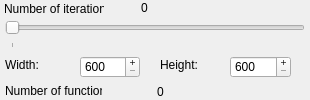
<ui version="4.0" >
 <class>mainOpt</class>
 <widget class="QWidget" name="mainOpt" >
  <property name="geometry" >
   <rect>
    <x>0</x>
    <y>0</y>
    <width>310</width>
    <height>100</height>
   </rect>
  </property>
  <property name="sizePolicy" >
   <sizepolicy>
    <hsizetype>0</hsizetype>
    <vsizetype>0</vsizetype>
    <horstretch>0</horstretch>
    <verstretch>0</verstretch>
   </sizepolicy>
  </property>
  <property name="minimumSize" >
   <size>
    <width>310</width>
    <height>100</height>
   </size>
  </property>
  <property name="maximumSize" >
   <size>
    <width>310</width>
    <height>100</height>
   </size>
  </property>
  <property name="contextMenuPolicy" >
   <enum>Qt::NoContextMenu</enum>
  </property>
  <property name="windowTitle" >
   <string/>
  </property>
  <property name="windowIcon" >
   <iconset/>
  </property>
  <widget class="QLabel" name="label" >
   <property name="geometry" >
    <rect>
     <x>5</x>
     <y>83</y>
     <width>97</width>
     <height>16</height>
    </rect>
   </property>
   <property name="sizePolicy" >
    <sizepolicy>
     <hsizetype>0</hsizetype>
     <vsizetype>0</vsizetype>
     <horstretch>0</horstretch>
     <verstretch>0</verstretch>
    </sizepolicy>
   </property>
   <property name="text" >
    <string>Number of functions:</string>
   </property>
  </widget>
  <widget class="QLabel" name="functionsCount" >
   <property name="geometry" >
    <rect>
     <x>135</x>
     <y>81</y>
     <width>51</width>
     <height>21</height>
    </rect>
   </property>
   <property name="text" >
    <string>0</string>
   </property>
   <property name="scaledContents" >
    <bool>true</bool>
   </property>
   <property name="alignment" >
    <set>Qt::AlignCenter</set>
   </property>
   <property name="textInteractionFlags" >
    <enum>Qt::NoTextInteraction</enum>
   </property>
  </widget>
  <widget class="QLabel" name="labelIterationsValue" >
   <property name="geometry" >
    <rect>
     <x>104</x>
     <y>0</y>
     <width>81</width>
     <height>16</height>
    </rect>
   </property>
   <property name="text" >
    <string>0</string>
   </property>
   <property name="alignment" >
    <set>Qt::AlignCenter</set>
   </property>
   <property name="buddy" >
    <cstring>iterationSlider</cstring>
   </property>
  </widget>
  <widget class="QLabel" name="labelIterations" >
   <property name="geometry" >
    <rect>
     <x>4</x>
     <y>1</y>
     <width>100</width>
     <height>16</height>
    </rect>
   </property>
   <property name="sizePolicy" >
    <sizepolicy>
     <hsizetype>0</hsizetype>
     <vsizetype>0</vsizetype>
     <horstretch>0</horstretch>
     <verstretch>0</verstretch>
    </sizepolicy>
   </property>
   <property name="text" >
    <string>Number of iterations:</string>
   </property>
   <property name="buddy" >
    <cstring>iterationSlider</cstring>
   </property>
  </widget>
  <widget class="QLabel" name="labelWidth" >
   <property name="geometry" >
    <rect>
     <x>5</x>
     <y>58</y>
     <width>46</width>
     <height>14</height>
    </rect>
   </property>
   <property name="sizePolicy" >
    <sizepolicy>
     <hsizetype>0</hsizetype>
     <vsizetype>0</vsizetype>
     <horstretch>0</horstretch>
     <verstretch>0</verstretch>
    </sizepolicy>
   </property>
   <property name="text" >
    <string>Width:</string>
   </property>
   <property name="buddy" >
    <cstring>spinBoxWidth</cstring>
   </property>
  </widget>
  <widget class="QSpinBox" name="spinBoxHeight" >
   <property name="geometry" >
    <rect>
     <x>230</x>
     <y>56</y>
     <width>61</width>
     <height>22</height>
    </rect>
   </property>
   <property name="autoFillBackground" >
    <bool>false</bool>
   </property>
   <property name="buttonSymbols" >
    <enum>QAbstractSpinBox::PlusMinus</enum>
   </property>
   <property name="accelerated" >
    <bool>true</bool>
   </property>
   <property name="correctionMode" >
    <enum>QAbstractSpinBox::CorrectToNearestValue</enum>
   </property>
   <property name="maximum" >
    <number>4000</number>
   </property>
   <property name="minimum" >
    <number>600</number>
   </property>
   <property name="value" >
    <number>600</number>
   </property>
  </widget>
  <widget class="QSpinBox" name="spinBoxWidth" >
   <property name="geometry" >
    <rect>
     <x>80</x>
     <y>56</y>
     <width>60</width>
     <height>22</height>
    </rect>
   </property>
   <property name="sizePolicy" >
    <sizepolicy>
     <hsizetype>0</hsizetype>
     <vsizetype>0</vsizetype>
     <horstretch>0</horstretch>
     <verstretch>0</verstretch>
    </sizepolicy>
   </property>
   <property name="autoFillBackground" >
    <bool>false</bool>
   </property>
   <property name="buttonSymbols" >
    <enum>QAbstractSpinBox::PlusMinus</enum>
   </property>
   <property name="accelerated" >
    <bool>true</bool>
   </property>
   <property name="correctionMode" >
    <enum>QAbstractSpinBox::CorrectToNearestValue</enum>
   </property>
   <property name="maximum" >
    <number>4000</number>
   </property>
   <property name="minimum" >
    <number>600</number>
   </property>
   <property name="value" >
    <number>600</number>
   </property>
  </widget>
  <widget class="QLabel" name="labelHeight" >
   <property name="geometry" >
    <rect>
     <x>160</x>
     <y>58</y>
     <width>46</width>
     <height>14</height>
    </rect>
   </property>
   <property name="sizePolicy" >
    <sizepolicy>
     <hsizetype>0</hsizetype>
     <vsizetype>0</vsizetype>
     <horstretch>0</horstretch>
     <verstretch>0</verstretch>
    </sizepolicy>
   </property>
   <property name="text" >
    <string>Height:</string>
   </property>
   <property name="buddy" >
    <cstring>spinBoxHeight</cstring>
   </property>
  </widget>
  <widget class="QSlider" name="iterationSlider" >
   <property name="geometry" >
    <rect>
     <x>5</x>
     <y>16</y>
     <width>300</width>
     <height>32</height>
    </rect>
   </property>
   <property name="contextMenuPolicy" >
    <enum>Qt::NoContextMenu</enum>
   </property>
   <property name="minimum" >
    <number>100000</number>
   </property>
   <property name="maximum" >
    <number>15000000</number>
   </property>
   <property name="singleStep" >
    <number>10000</number>
   </property>
   <property name="pageStep" >
    <number>100000</number>
   </property>
   <property name="orientation" >
    <enum>Qt::Horizontal</enum>
   </property>
   <property name="tickPosition" >
    <enum>QSlider::TicksBelow</enum>
   </property>
  </widget>
 </widget>
 <resources/>
 <connections>
  <connection>
   <sender>iterationSlider</sender>
   <signal>valueChanged(int)</signal>
   <receiver>labelIterationsValue</receiver>
   <slot>setNum(int)</slot>
   <hints>
    <hint type="sourcelabel" >
     <x>85</x>
     <y>28</y>
    </hint>
    <hint type="destinationlabel" >
     <x>124</x>
     <y>10</y>
    </hint>
   </hints>
  </connection>
 </connections>
</ui>
